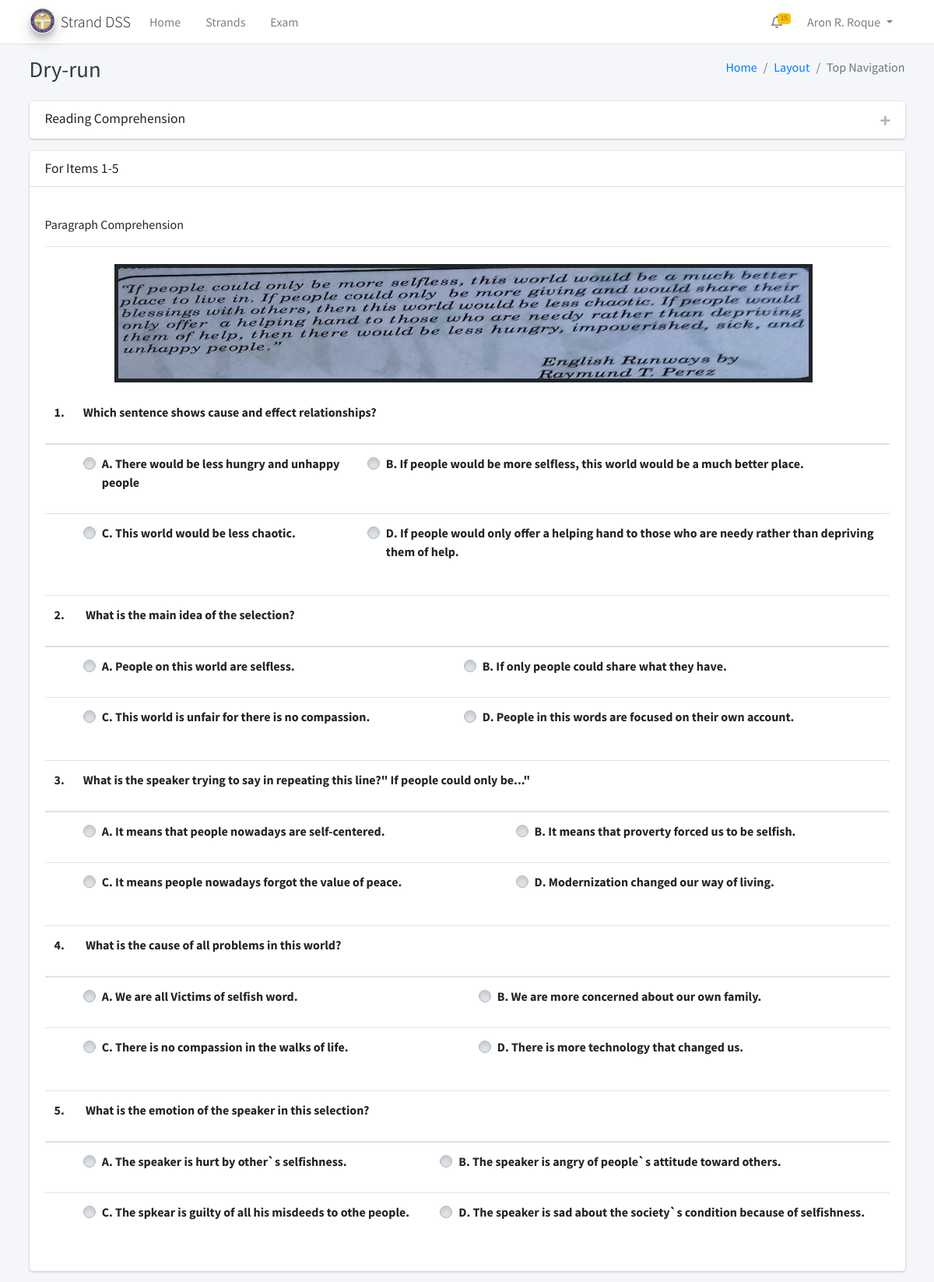
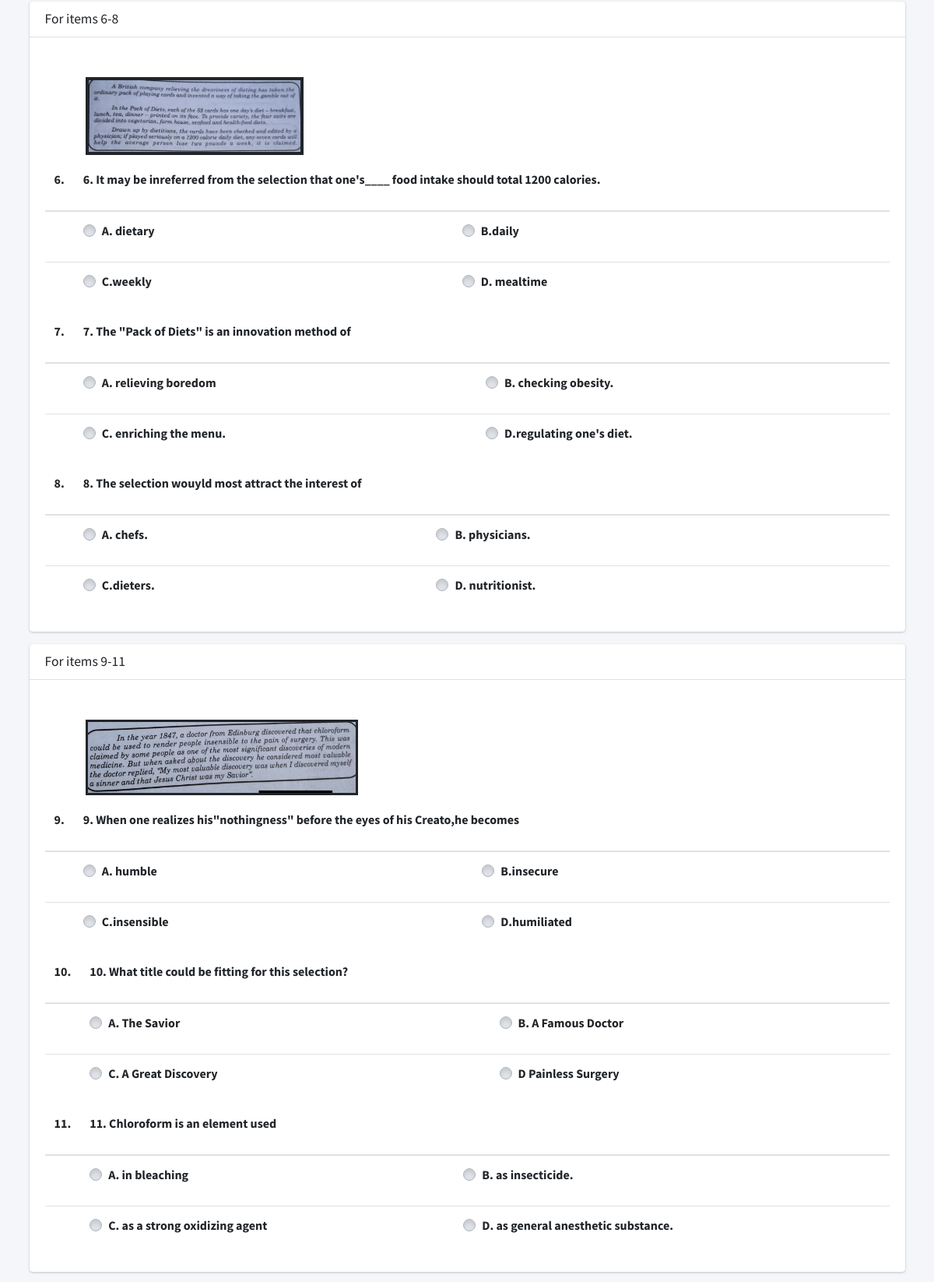
The app's page /users/exam.php?id=1&cid=1 (signed in, upper part) with its own data (2 pictures, top to bottom).
### tables this page shows
CREATE TABLE `exams` (
  `exam_id` int(11) NOT NULL,
  `exam_type` varchar(100) NOT NULL,
  `exam_guide` text NOT NULL,
  `exam_date_s` varchar(50) NOT NULL,
  `exam_date_e` varchar(50) NOT NULL,
  `exam_status` varchar(10) NOT NULL DEFAULT 'Inactive',
  `exam_handler` int(11) NOT NULL,
  `date_created` timestamp NOT NULL DEFAULT current_timestamp(),
  `date_updated` timestamp NULL DEFAULT NULL ON UPDATE current_timestamp()
);

CREATE TABLE `category` (
  `cat_id` int(11) NOT NULL,
  `cat_seq` int(11) NOT NULL,
  `cat_name` varchar(100) NOT NULL,
  `cat_instruct` text NOT NULL,
  `cat_items` int(11) NOT NULL,
  `date_created` timestamp NOT NULL DEFAULT current_timestamp() ON UPDATE current_timestamp(),
  `date_updated` timestamp NULL DEFAULT NULL ON UPDATE current_timestamp()
);

CREATE TABLE `sub_category` (
  `sub_id` int(11) NOT NULL,
  `main_cat` varchar(100) NOT NULL,
  `sc_index` varchar(5) NOT NULL,
  `sub_title` varchar(100) NOT NULL,
  `sub_instruction` text NOT NULL,
  `date_created` timestamp NOT NULL DEFAULT current_timestamp(),
  `date_updated` timestamp NULL DEFAULT NULL ON UPDATE current_timestamp()
);

CREATE TABLE `questions` (
  `q_id` int(11) NOT NULL,
  `q_cat` int(11) NOT NULL,
  `q_scat` int(11) NOT NULL,
  `q_item` int(11) NOT NULL,
  `question` text NOT NULL,
  `choice1` text NOT NULL,
  `choice2` text NOT NULL,
  `choice3` text NOT NULL,
  `choice4` text NOT NULL,
  `answerQ` int(5) NOT NULL,
  `q_logs` varchar(100) NOT NULL,
  `date_created` timestamp NOT NULL DEFAULT current_timestamp(),
  `date_updated` timestamp NULL DEFAULT NULL ON UPDATE current_timestamp()
);

### users/include/exam_questions.php (the view, shortened to what this page needs)
<?php
 $sql1 = "SELECT * FROM sub_category WHERE main_cat = '$c_id'";
 $res1 = $conn->query($sql1);
 if ($res1->num_rows > 0) {
   while ($subc = $res1->fetch_assoc()) {
     $sub_id = $subc['sub_id'];
     $sub_name = $subc['sub_title'];
     $sub_inst = $subc['sub_instruction'];
 ?>
    <div class="card">
      <div class="card-header">
        <h3 class="card-title"><?php echo $sub_name; ?></h3>
      </div>
      <div class="card-body">
        <p class="card-text">
          <?php echo $sub_inst; ?>
        </p>
        <form action="submit_exam.php" method="POST" enctype="multipart/form-data">
          <?php
           $ques = "SELECT * FROM questions WHERE q_scat = '$sub_id' ORDER BY q_item";
           $resultq = $conn->query($ques);
           if ($resultq->num_rows > 0) {
             while ($q = $resultq->fetch_assoc()) {
               $q_item = $q['q_item'];
               $qid = $q['q_id'];
               $question = $q['question'];
               $choice1 = $q['choice1'];
               $choice2 = $q['choice2'];
               $choice3 = $q['choice3'];
               $choice4 = $q['choice4']
           ?>
              <table class="table">
                <thead>
                  <th width="25px">
                    <p><?php echo $q_item; ?>.</p>
                  </th>
                  <th colspan="8"><?php echo $question; ?></th>
                </thead>
                <tbody>
                  <tr>
                    <td> </td>
                    <td>
                      <div class="custom-control custom-radio">
                        <label for="customRadio1_<?php echo $qid; ?>" class="custom-control-label"><?php echo $choice1; ?></label>
                      </div>
                    </td>
                    <td>
                      <div class="custom-control custom-radio">
                        <label for="customRadio2_<?php echo $qid; ?>" class="custom-control-label"><?php echo $choice2; ?></label>
                      </div>
                    </td>
                  </tr>
                  <tr>
                    <td> </td>
                    <td>
                      <div class="custom-control custom-radio">
                        <label for="customRadio3_<?php echo $qid; ?>" class="custom-control-label"><?php echo $choice3; ?></label>
                      </div>
                    </td>
                    <td>
                      <div class="custom-control custom-radio">
                        <label for="customRadio4_<?php echo $qid; ?>" class="custom-control-label"><?php echo $choice4; ?></label>
                      </div>
                    </td>
                  </tr>
                </tbody>
              </table>
          <?php
             }
           }
           ?>
      </div>
    </div>
<?php
   }
 }
 ?>

### users/exam.php (shortened to what this page needs)
<?php
include('include/header.php');
$e_id = $_REQUEST['id'];
$c_id = $_REQUEST['cid'];
$sql = "SELECT * FROM exams WHERE exam_id='$e_id'";
$result = $conn->query($sql);
if ($result->num_rows > 0) {
  while ($row = $result->fetch_assoc()) {
    $type = $row['exam_type'];
  }
}
$sql2 = "SELECT * FROM category JOIN exam_category ON category.cat_id = exam_category.catID WHERE examID='$e_id' and cat_id='$c_id' ORDER by cat_seq ASC";
$result1 = $conn->query($sql2);
if ($result1->num_rows > 0) {
  while ($row1 = $result1->fetch_assoc()) {
    $cat_name = $row1['cat_name'];
  }
}
?>
<div class="content-wrapper">
  <div class="content-header">
    <div class="container">
      <div class="row mb-2">
        <div class="col-sm-6">
          <h1 class="m-0 text-dark"> <?php echo $type; ?></h1>
        </div>
        <div class="col-sm-6">
          <ol class="breadcrumb float-sm-right">
            <li class="breadcrumb-item"><a href="#">Home</a></li>
            <li class="breadcrumb-item"><a href="#">Layout</a></li>
            <li class="breadcrumb-item active">Top Navigation</li>
          </ol>
        </div>
      </div>
    </div>
  </div>
  <div class="content">
    <div class="container">
      <?php include('include/exam_guide.php'); ?>
      <?php include('include/exam_questions.php'); ?>
    </div>
  </div>
</div>
<?php
include('include/footer.php');
?>

### users/include/exam_guide.php (shortened to what this page needs)
<div class="card collapsed-card">
  <div class="card-header">
    <h3 class="card-title"><?php echo $cat_name; ?></h3>
    <div class="card-tools">
      <button type="button" class="btn btn-tool" data-card-widget="collapse" data-toggle="tooltip" title="Collapse">
        <i class="fas fa-plus"></i></button>
    </div>
  </div>
</div>

### records on screen
exams: exam_type "Dry-run"
category: cat_name "Reading Comprehension"
sub_category: sub_title "For Items 1-5", sub_instruction "Paragraph Comprehension"
questions: q_item "1", question (picture), question "Which sentence shows cause and effect relationships?", choice1 "A. There would be less hungry and unhappy people", choice2 "B. If people would be more selfless, this world would be a much better place.", choice3 "C. This world would be less chaotic.", choice4 "D. If people would only offer a helping hand to those who are needy rather than depriving them of help."
questions: q_item "2", question "What is the main idea of the selection?", choice1 "A. People on this world are selfless.", choice2 "B. If only people could share what they have.", choice3 "C. This world is unfair for there is no compassion.", choice4 "D. People in this words are focused on their own account."
questions: q_item "3", question "What is the speaker trying to say in repeating this line?\" If people could only be...\"", choice1 "A. It means that people nowadays are self-centered.", choice2 "B. It means that proverty forced us to be selfish.", choice3 "C. It means people nowadays forgot the value of peace.", choice4 "D. Modernization changed our way of living."
questions: q_item "4", question "What is the cause of all problems in this world?", choice1 "A. We are all Victims of selfish word.", choice2 "B. We are more concerned about our own family.", choice3 "C. There is no compassion in the walks of life.", choice4 "D. There is more technology that changed us."
questions: q_item "5", question "What is the emotion of the speaker in this selection?", choice1 "A. The speaker is hurt by other`s selfishness.", choice2 "B. The speaker is angry of people`s attitude toward others.", choice3 "C. The spkear is guilty of all his misdeeds to othe people.", choice4 "D. The speaker is sad about the society`s condition because of selfishness."
sub_category: sub_title "For items 6-8"
questions: q_item "6", question (picture), question "6. It may be inreferred from the selection that one's____ food intake should total 1200 calories.", choice1 "A. dietary", choice2 "B.daily", choice3 "C.weekly", choice4 "D. mealtime"
questions: q_item "7", question "7. The \"Pack of Diets\" is an innovation method of", choice1 "A. relieving boredom", choice2 "B. checking obesity.", choice3 "C. enriching the menu.", choice4 "D.regulating one's diet."
questions: q_item "8", question "8. The selection wouyld most attract the interest of", choice1 "A. chefs.", choice2 "B. physicians.", choice3 "C.dieters.", choice4 "D. nutritionist."
sub_category: sub_title "For items 9-11"
questions: q_item "9", question (picture), question "9. When one realizes his\"nothingness\" before the eyes of his Creato,he becomes", choice1 "A. humble", choice2 "B.insecure", choice3 "C.insensible", choice4 "D.humiliated"
questions: q_item "10", question "10. What title could be fitting for this selection?", choice1 "A. The Savior", choice2 "B. A Famous Doctor", choice3 "C. A Great Discovery", choice4 "D Painless Surgery"
questions: q_item "11", question "11. Chloroform is an element used", choice1 "A. in bleaching", choice2 "B. as insecticide.", choice3 "C. as a strong oxidizing agent", choice4 "D. as general anesthetic substance."

### other values on screen
$_SESSION['fullname'] "Aron R. Roque"
